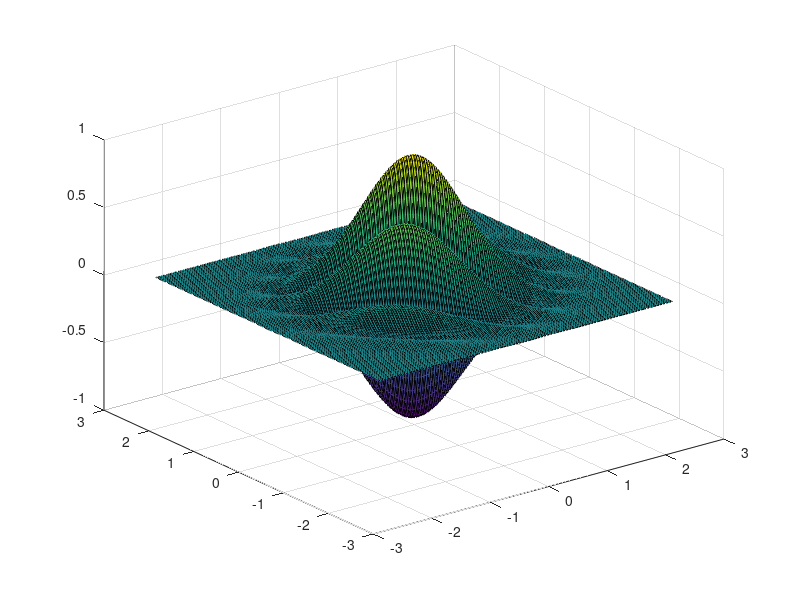

MATLAB code for this plot: (Note: this script raises an error after producing the figure.)
%% Load paths
restoredefaultpath
clear;
addpath('../../cross_validation/standard_train_cv_test_validation')
addpath('../../')
%% make mesh grid data
start_val = -2.5;
end_val = 2.5;
sqrtN = 200; %N = sqrtN*sqrtN
N = sqrtN*sqrtN
x_range = linspace(start_val, end_val, sqrtN);
y_range = linspace(start_val, end_val, sqrtN);
[X,Y] = meshgrid(x_range, y_range);
Z = exp( -(X.^2+Y.^2) ).*cos(2*pi*(X+Y)); %% h_add
%following code will plot meshgrid data
figure
surf(X,Y,Z)
%% make the entire data set from the meshgrid data
[X_data,Y_data] = make_data_from_meshgrid( X,Y,Z );
[X_data, Y_data] = cross_validation_data.shuffle_data(X_data,Y_data);
%this will plot nonsense
% figure
% surf(Xp,Yp,Zp);
%% divide data for CV
per_train = 0.7;
per_cv = 0.15;
data4cv = cross_validation_data(X_data,Y_data,per_train,per_cv);

[ X_train,X_cv,X_test, y_train,y_cv,y_test ] = data4cv.get_data_for_hold_out_cross_validation();
[~,Ntrain] = size(X_train)
[~,Ncv] = size(X_cv)
[~,Ntest] = size(X_test)

name_file = sprintf('../../data/data_h_gabor_%g_%g_%g_%d_%d_%d.mat',per_train,per_cv,1-per_cv-per_train,Ntrain,Ncv,Ntest);
save( name_file,'data4cv');